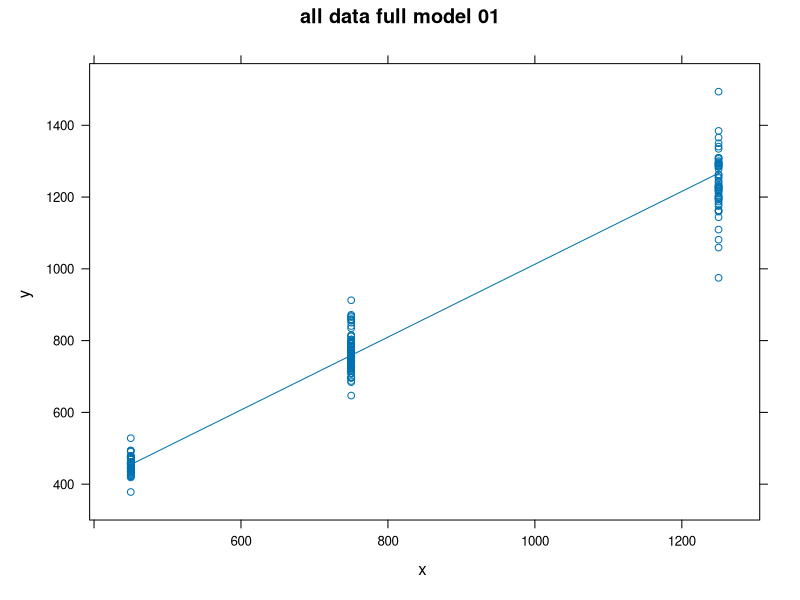
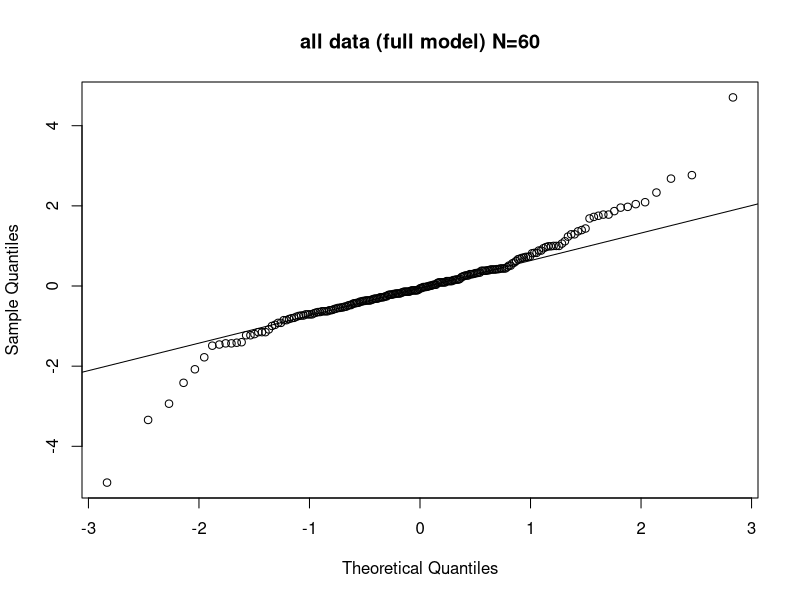
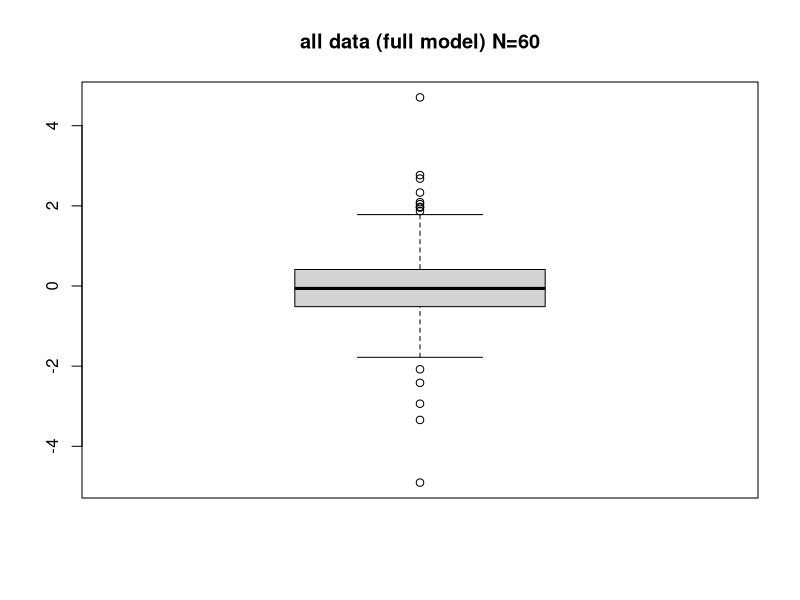

R code for these plots, in order: (Note: this script raises an error after producing the figures.)
# PSE experiment (N=60)

# initialize ---------
graphics.off()
setwd( dirname(rstudioapi::getActiveDocumentContext()$path) )

options(contrasts=c("contr.sum","contr.poly"))
library(nlme)
library(lme4)
library(lattice)

combined <- read.csv("combined_exp1_2.csv", stringsAsFactors = T)
hom <- combined[combined$type == "Homogenous",]
hom$repetition <- as.factor(hom$repetition)
hom$Participant <- factor(hom$Participant, labels = "p")

# create a "groupedData" data frame allows us to use augPred command
hom <- groupedData(formula=y~x|Participant,data=hom)



# homogeneous variance models ---------
# create model assuming error variance is constant across all levels of standard duration
summary(hom)

all.lme.01 <- gls(y~x*envelope_1,data=hom)
anova(all.lme.01)

# dropping non-significant effects
all.lme.02 <- gls(y~x,data=hom)
anova(all.lme.02)


# compare models using AIC & BIC
anova(update(all.lme.01,method="ML"),
      update(all.lme.02,method="ML")) # model 02 is better

# first check the full model:
plot(augPred(all.lme.01),main="all data full model 01")
coef(summary(all.lme.01)) # values of fixed effects
anova(summary(all.lme.01)) # anova fixed effects

# check residuals:
# very strange
qqnorm(residuals(all.lme.01,type="p"),main="all data (full model) N=60")
qqline(residuals(all.lme.01,type="p"))
boxplot(residuals(all.lme.01,type="p"),main="all data (full model) N=60")
plot(all.lme.01,resid(., type = "p") ~ fitted(.)|Participant, abline = 0)


# now check "best-fitting" model 02:
plot(augPred(all.lme.02),main="all data (full model 02) N=60") # model 02 is best
coef(summary(all.lme.02)) # values of fixed effects
anova(summary(all.lme.02)) # values of fixed effects

# check residuals:
# these look normal to me:
qqnorm(residuals(all.lme.02, type = "p"),main="all data (best-fit model 02) N=60")
qqline(residuals(all.lme.02, type = "p"))
boxplot(residuals(all.lme.02, type = "p"),main="all data (best-fit model 02) N=60")
plot(all.lme.02,resid(., type = "p") ~ fitted(.)|Participant, abline = 0)


# heteroscedastic model --------
# re-fit data using models that allow variance of residuals to change with fitted values

all.lme.hetero.02 <- update(all.lme.02,weights=varPower(form = ~fitted(.)) )
anova(all.lme.02,all.lme.hetero.02) # hetero model fits better
anova(all.lme.hetero.02)


plot(augPred(all.lme.hetero.02),main="all data (hetero full model 01)")
coef(summary(all.lme.hetero.02)) # values of fixed effects
anova(all.lme.hetero.02) # anova fixed effects

# check residuals:
# these look normal to me:
qqnorm(residuals(all.lme.hetero.02, type = "p"),main="all data (hetero full model 01) N=60")
qqline(residuals(all.lme.hetero.02, type = "p"))
boxplot(residuals(all.lme.hetero.02, type = "p"),main="all data (hetero full model 01) N=60")
plot(all.lme.hetero.02,resid(., type = "p") ~ fitted(.)|Participant, abline = 0)

# SUMMARY OF BEST-FITTING MODEL ----
best_exp1  <- all.lme.hetero.02
lineColors <- trellis.par.get("superpose.line")$col # default colors 
plot(augPred(best_exp1,level=0:1),grid=T,
     key=list(columns = 2,text=list(lab=c("fixed","participant")),
              lines=list(cex=1,lwd=2,lty=c(1,3),col=lineColors[1:2])))# plot includes fixed line and lines for individual participants
anova(best_exp1) # anova fixed effects
coef(summary(best_exp1))
# plot pse vs fitted values:
# following commands identify "outliers" (p<.05)
# not a problem here because there are only a few
plot(best_exp1,y~fitted(.),abline=c(0,1),id=.05,adj=-0.4)
qqnorm(best_exp1, ~resid(.,type="p"),id=.05,adj=-0.4)



# MODEL COMPARISONS

# Full random effects
exp1_full_random <- lme(
      fixed = y ~ x * envelope_1,
      random = ~ 1 + x | Participant,
      data = hom,
      control = lmeControl(opt = "optim")
)
# Random intercepts only
exp1_int_only <- lme(
      fixed = y ~ x * envelope_1,
      random = ~ 1 | Participant,
      data = hom
)
# No random effects
exp1_none <- gls(
      y ~ x * envelope_1,
      data = hom
)

anova(exp1_full_random, exp1_int_only, exp1_none)

# Now compare to model with allow variance of residuals to change with fitted values

# Full random effects
exp1_full_random_hetres <- lme(
      fixed = y ~ x * envelope_1,
      random = ~ 1 + x | Participant,
      data = hom,
      control = lmeControl(opt = "optim"),
      weights=varPower(form = ~fitted(.))
)
# Random intercepts only
exp1_int_only_hetres <- lme(
      fixed = y ~ x * envelope_1,
      random = ~ 1 | Participant,
      data = hom,
      weights=varPower(form = ~fitted(.))
)
# No random effects
exp1_none_hetres <- gls(
      y ~ x * envelope_1,
      data = hom,
      weights=varPower(form = ~fitted(.))
)

anova(exp1_full_random, exp1_int_only, exp1_none,
exp1_full_random_hetres, exp1_int_only_hetres, exp1_none_hetres)


exp1_env_only <- gls(
      y ~ x + envelope_1,
      data = hom,
      weights=varPower(form = ~fitted(.))
)

exp1_envint_only <- gls(
      y ~ x + x:envelope_1,
      data = hom,
      weights=varPower(form = ~fitted(.))
)

exp1_x_only <- gls(
      y ~ x,
      data = hom,
      weights=varPower(form = ~fitted(.))
)

anova(
      update(exp1_none_hetres, method = "ML"),
      update(exp1_env_only, method = "ML"),
      update(exp1_envint_only, method = "ML"),
      update(exp1_x_only, method = "ML")
      )
